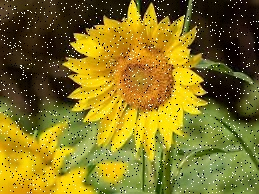
#> input picture Jurnal Mod5/bunga.jpg, 259 x 194 px
$ jupyter execute index.ipynb
#> lines starting #> are read from the running program, lines starting #| are printed output that depends on the picture
[cell 1]
import cv2 as cv
import matplotlib.pyplot as plt
import numpy as np

[cell 2]
image = plt.imread("bunga.jpg")
#> image is the input picture: shape (194, 259, 3); mean R, G, B 131.7, 116.8, 33.3
image = cv.cvtColor(image,cv.COLOR_BGR2GRAY)
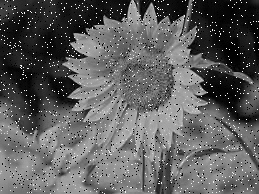
#> image: shape (194, 259); min 0, max 253, mean 93.5

plt.imshow(image, cmap="gray")
plt.title("Original Image")

## Konvolusi

[cell 3]
def getPadding (image, kernel):
    # mendapatkan titik tengah dari kernel
    i = (kernel.shape[1]-1)//2
    j = (kernel.shape[0]-1)//2
    # menghitung lapisan dari padding yang nanti akan digunakan
    kiri = i
    kanan = (kernel.shape[1]-1)-i
    atas = j
    bawah = (kernel.shape[0]-1)-j

    result = np.pad(image,((atas,bawah),(kiri,kanan)), 'constant', constant_values=0)
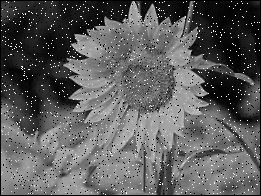
#> result: shape (196, 261); min 0, max 253, mean 91.8
    return result

[cell 4]
def konvolusi(image, kernel):
    result = np.zeros(image.shape).astype(int)
    # mendapatkan padding zero secara dinamis dengan menggunakan titik tengah dari kernel
    imgPad = getPadding(image,kernel)
    for i in range(image.shape[0]):
        for j in range(image.shape[1]):
            sum = 0
            for k in range(kernel.shape[0]):
                for l in range(kernel.shape[1]):
                    sum += imgPad[i+k][j+l] * kernel[k, l]
            result[i, j] = sum
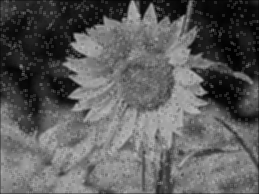
#> result: shape (194, 259) int64; min 0, max 188, mean 92.6
    return result

## MEAN

[cell 5]
def meanFilter (image, lebarKernel, tinggiKernel):
    # membuat secara otomatis matriks persegi dengan ukurang yang kita inginkan dan semua nilai nya 1/besarkernel pangkat dua
    # untuk mendapatkan rata rata, misalkan array 3x3 maka 1/9, jika 5x5 maka 1/25, semakin besar kernelnya maka semakin blur hasil gambar
    kernel = np.full((lebarKernel, tinggiKernel), 1/(lebarKernel*tinggiKernel))
    result = konvolusi(image, kernel)
    return result

[cell 6]
mean3x3 = meanFilter(image,3,3)
mean5x5 = meanFilter(image,5,5)
#> in getPadding (call 2), `result = np.pad(image,((atas,bawah),(kiri,kanan)), 'constant', constan..`:
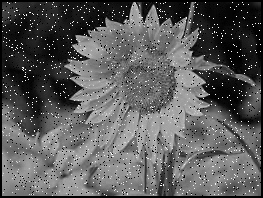
#> result: shape (198, 263); min 0, max 253, mean 90.2
#> after the loop in konvolusi (call 2), `for i in range(image.shape[0]):`:
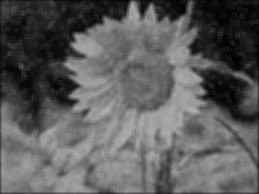
#> result: shape (194, 259) int64; min 0, max 181, mean 92.2
mean7x7 = meanFilter(image,7,7)
#> in getPadding (call 3), `result = np.pad(image,((atas,bawah),(kiri,kanan)), 'constant', constan..`:
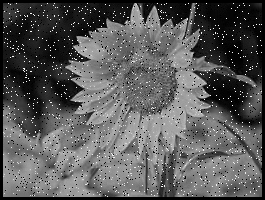
#> result: shape (200, 265); min 0, max 253, mean 88.6
fig, ax = plt.subplots(nrows=1, ncols=3, figsize=(15,7))
ax[0].imshow(mean3x3, cmap="gray")
ax[0].set_title('Mean Filtering 3x3')
ax[1].imshow(mean5x5, cmap="gray")
ax[1].set_title('Mean Filtering 5x5')
ax[2].imshow(mean7x7, cmap="gray")
ax[2].set_title('Mean Filtering 7x7')
